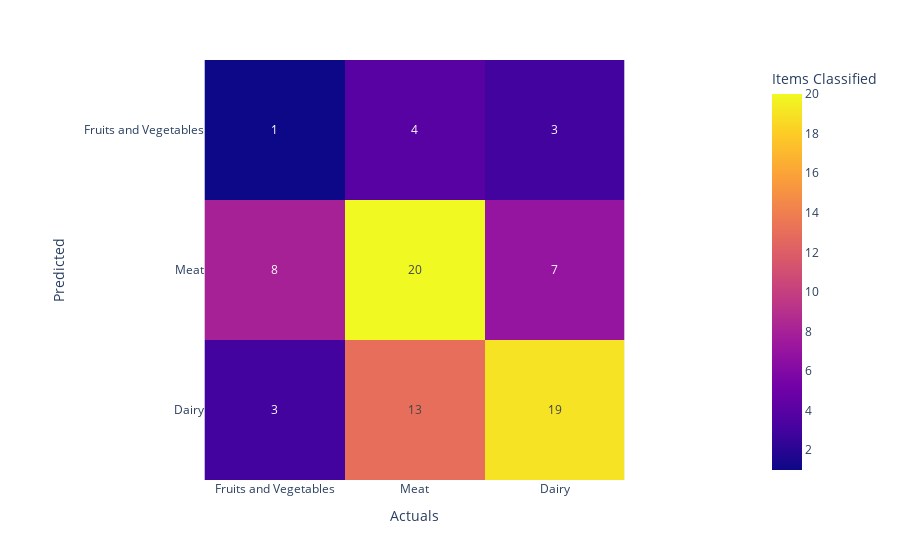
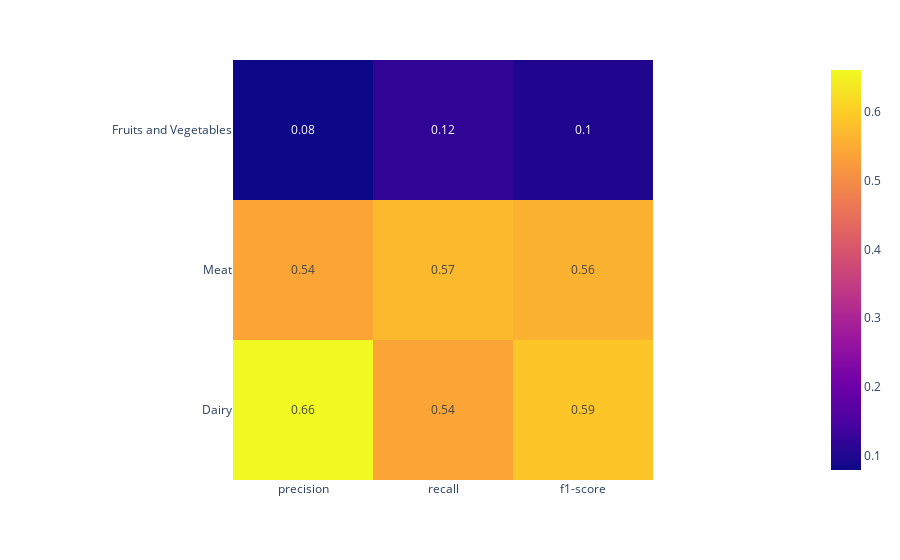

Source (notebook cell) for these figures, in order:
### Code cell
i = 1
temp1=str("TrainDF"+str(i))   ##  TrainDF1
temp2=str("Train"+str(i)+"Labels")  #Train1Labels
temp3=str("TestDF"+str(i))  #TestDF1
temp4=str("Test"+str(i)+"Labels") # Test1Labels

## perform DT
#MyDT.fit(TrainDF1, Train1Labels)
MyDT.fit(eval(temp1), eval(temp2))
## plot the tree
tree.plot_tree(MyDT)
plt.savefig(temp1)
feature_names=eval(str(temp1+".columns"))
dot_data = tree.export_graphviz(MyDT, out_file=None,
                ## The following creates TrainDF.columns for each
                ## which are the feature names.
                  feature_names=eval(str(temp1+".columns")),  
                  #class_names=MyDT.class_names,  
                  filled=True, rounded=True,  
                  special_characters=True)                                    
graph = graphviz.Source(dot_data) 
## Create dynamic graph name
tempname=str("Graph" + str(i))
graph.render(tempname) 
## Show the predictions from the DT on the test set
DT_pred=MyDT.predict(eval(temp3))
## Show the confusion matrix
bn_matrix = confusion_matrix(eval(temp4), DT_pred)
classification_report_dt = classification_report(eval(temp4), DT_pred, target_names=labels, digits=4, output_dict=True)
fig = px.imshow(bn_matrix, 
                labels=dict(x="Actuals", y="Predicted", color="Items Classified"),
                x=labels,
                y=labels,text_auto=True)
fig.show()
df = pd.DataFrame(classification_report_dt)
df.iloc[:3, :3].T.plot(kind='bar')
plt.show()
fig2 = px.imshow(np.round(df.iloc[:3, :3].T,2),text_auto=True)
fig2.show()
FeatureImp=MyDT.feature_importances_   
indices = np.argsort(FeatureImp)[::-1]
## print out the important features.....
for f in range(TrainDF4.shape[1]):
    if FeatureImp[indices[f]] > 0:
        print("%d. feature %d (%f)" % (f + 1, indices[f], FeatureImp[indices[f]]))
        print ("feature name: ", feature_names[indices[f]])
        

feat_importances = pd.DataFrame(MyDT.feature_importances_, index=TrainDF1.columns, columns=["Importance"])
feat_importances.sort_values(by='Importance', ascending=False, inplace=True)
feat_importances.plot(kind='bar', figsize=(8,6))

### Figure 1 — Plotly figure (JSON) as saved in the notebook; plotly's stock layout.template omitted (floating-point values rounded to 4 significant figures)
{"data": [{"coloraxis": "coloraxis", "hovertemplate": "Actuals: %{x}<br>Predicted: %{y}<br>Items Classified: %{z}<extra></extra>", "name": "0", "texttemplate": "%{z}", "type": "heatmap", "x": ["Fruits and Vegetables", "Meat", "Dairy"], "xaxis": "x", "y": ["Fruits and Vegetables", "Meat", "Dairy"], "yaxis": "y", "z": [[1, 4, 3], [8, 20, 7], [3, 13, 19]]}], "layout": {"coloraxis": {"colorbar": {"title": {"text": "Items Classified"}}, "colorscale": [[0, "#0d0887"], [0.1111, "#46039f"], [0.2222, "#7201a8"], [0.3333, "#9c179e"], [0.4444, "#bd3786"], [0.5556, "#d8576b"], [0.6667, "#ed7953"], [0.7778, "#fb9f3a"], [0.8889, "#fdca26"], [1, "#f0f921"]]}, "margin": {"t": 60}, "xaxis": {"anchor": "y", "constrain": "domain", "domain": [0, 1], "scaleanchor": "y", "title": {"text": "Actuals"}}, "yaxis": {"anchor": "x", "autorange": "reversed", "constrain": "domain", "domain": [0, 1], "title": {"text": "Predicted"}}}}

### Figure 2 — Plotly figure (JSON) as saved in the notebook; plotly's stock layout.template omitted (floating-point values rounded to 4 significant figures)
{"data": [{"coloraxis": "coloraxis", "hovertemplate": "x: %{x}<br>y: %{y}<br>color: %{z}<extra></extra>", "name": "0", "texttemplate": "%{z}", "type": "heatmap", "x": ["precision", "recall", "f1-score"], "xaxis": "x", "y": ["Fruits and Vegetables", "Meat", "Dairy"], "yaxis": "y", "z": [[0.08, 0.12, 0.1], [0.54, 0.57, 0.56], [0.66, 0.54, 0.59]]}], "layout": {"coloraxis": {"colorscale": [[0, "#0d0887"], [0.1111, "#46039f"], [0.2222, "#7201a8"], [0.3333, "#9c179e"], [0.4444, "#bd3786"], [0.5556, "#d8576b"], [0.6667, "#ed7953"], [0.7778, "#fb9f3a"], [0.8889, "#fdca26"], [1, "#f0f921"]]}, "margin": {"t": 60}, "xaxis": {"anchor": "y", "constrain": "domain", "domain": [0, 1], "scaleanchor": "y"}, "yaxis": {"anchor": "x", "autorange": "reversed", "constrain": "domain", "domain": [0, 1]}}}
